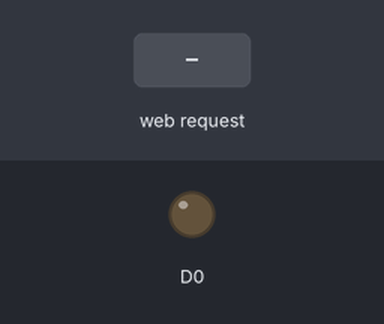
Recording of a sketch running on a simulated ESP8266 (NodeMCU). On the bench: output pins drawn as LEDs (lit = HIGH). Dashed ring = blinking. Inputs (shaded band) come from the test bench. WiFi joins after 1.5 s; servers stay silent unless stated; what the sketch prints to the serial monitor is not drawn.

Above: at 3.7 s.
3.8 s: HTTP request GET / received
At 3.9 s:
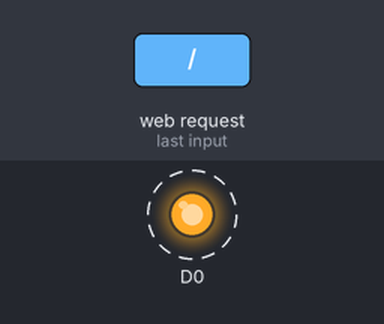
Timing chart, 0 to 12.8 s (numbered marks = the images above; inputs shaded):
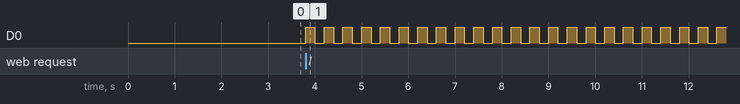

The sketch:

ConnectedBlink.ino
```cpp
#include <ESP8266WiFi.h>
#include <WiFiClient.h>
#include <ESP8266WebServer.h>

/* Set these to your desired credentials. */
const char *ssid = "nome da rede";
const char *password = "senha";

ESP8266WebServer server(80);

bool blink = false;

/* Teste de mensagem, conecte no node e entre na página com o ip dele
 * via browser.
 */
void handleRoot() {
  server.send(200, "text/html", "<h1>You are connected</h1>");
  blink = !blink;
}

void setup() {
  /*
   delay para evitar que a configuracao da porta serial aconteca
   antes do usuario ter tempo de ver a saida da porta
   */
  delay(1000);
  Serial.begin(115200);
  Serial.println();
  Serial.print("Configurando AP");


  /*connect to WiFi*/
  WiFi.begin(ssid, password);
  while (WiFi.status() != WL_CONNECTED) {
    delay(500);
    Serial.print(".");
  }
  Serial.println("");
  Serial.println("Conectado à Wifi");
  Serial.print("Meu Ip é: ");
  Serial.println(WiFi.localIP());

  server.on("/", handleRoot);
  server.begin();
  /*
    funcao handleRoot eh chamada quando um cliente conecta no endereco
    do esp. Voce pode mudar esse codigo para /qualquercoisa, para chamar
    diferentes funcoes quando o cliente entra com o endereco
    <ip>/qualquercoisa
  */
  Serial.println("Iniciado Servidor http");
  server.on("/", handleRoot);
  server.begin();
  pinMode(D0, OUTPUT);
  digitalWrite(D0, LOW);
}

void loop() {
  /*
    precisamos chamar, obrigatoriamente essa funcao, caso contrario
    nossos handlers nao serao chamados quando houver conexao
  */
  server.handleClient();
  /*blink gourmet*/
  if(blink){
    if(digitalRead(D0) == HIGH)
      digitalWrite(D0, LOW);
    else
      digitalWrite(D0, HIGH);
    delay(200);
  }
}
```

Measured:
- after the input at 3.8 s, D0: alternates HIGH for 0.20 s and LOW for 0.20 s, starting at once
